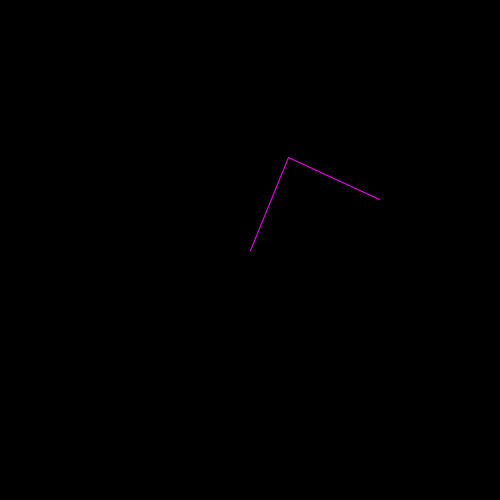
Frame 1 (no input)
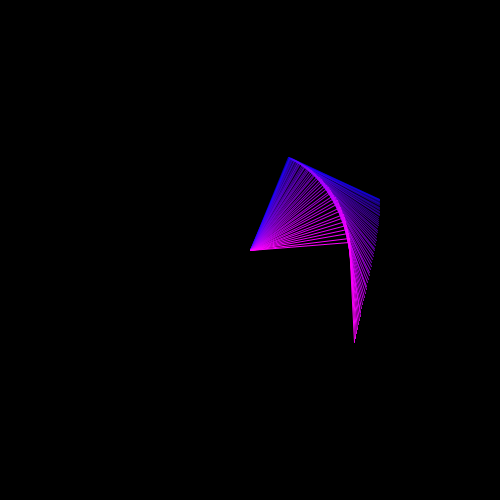
Frame 60 (the mouse pressed at the canvas centre just before this capture)
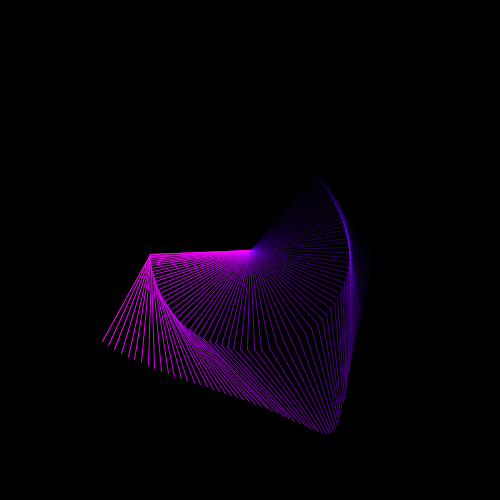
Frame 120 (the mouse held since frame 60 and released just before this capture)

The Processing sketch that drew these frames (run headless with seeded random() and noise(); from frame 60 on, the mouse is pressed at the canvas centre):

// Processing sketch: Pendulumns
// ── Pendulumns.pde
DoublePendulum pendulum;
PendulumSave pendulumSave;
float r = 255;
float g = 0;
float b = 255;
float t = 255;


void setup() {
  size(500, 500);

  float theta1 = 0.4;
  float thetadot1 = 0;
  float length1 = 100;
  float mass1 = 0.7;
  float theta2 = 2;
  float thetadot2 = 0;
  float length2 = 100;
  float mass2 = 0.5;

  pendulum = new DoublePendulum(mass1, length1, theta1, thetadot1, mass2, length2, theta2, thetadot2);
  pendulumSave = new PendulumSave();
}

void draw() {
  background(0);
  translate(width/2, height/2);

  float[] xs = pendulum.getXs();
  float[] ys = pendulum.getYs();

  pendulumSave.addPendulum(xs[1], ys[1], xs[2], ys[2], r, g, b, t);

  for (int i = 0; i < pendulumSave.pendulums.size(); i++) {
    float xs1 = pendulumSave.pendulums.get(i).get(0);
    float ys1 = pendulumSave.pendulums.get(i).get(1);
    float xs2 = pendulumSave.pendulums.get(i).get(2);
    float ys2 = pendulumSave.pendulums.get(i).get(3);
    float r = pendulumSave.pendulums.get(i).get(4);
    float g = pendulumSave.pendulums.get(i).get(5);
    float b = pendulumSave.pendulums.get(i).get(6);
    float t = pendulumSave.pendulums.get(i).get(7);
    
    stroke(r, g, b, t );
    line(0, 0, xs1, ys1 );
    line(xs1, ys1, xs2, ys2);
  }

  pendulumSave.decT();
  //pendulumSave.printPendulums();

  pendulum.updatePoints(0.1); //dt
}

// ── DoublePendulum.pde
class DoublePendulum {
  float G = -9.82;
  AttachedMass pendulum1, pendulum2;

  class AttachedMass {
    float mass; //masa
    float length; //longitud
    float theta; //angulo
    float thetadot; //velocidad angular

    AttachedMass(float mass, float length, float theta, float thetadot) {
      this.mass = mass;
      this.length = length;
      this.theta = theta;
      this.thetadot = thetadot;
    }
  }

  DoublePendulum(float mass1, float length1, float theta1, float thetadot1,
    float mass2, float length2, float theta2, float thetadot2) {
    pendulum1 = new AttachedMass(mass1, length1, theta1, thetadot1);
    pendulum2 = new AttachedMass(mass2, length2, theta2, thetadot2);
  }

  void updatePoints(float dt) { //Δt
    pendulum1.theta += pendulum1.thetadot * dt;
    pendulum2.theta += pendulum2.thetadot * dt;

    float a = (pendulum2.mass * pendulum2.length) / ((pendulum1.mass + pendulum2.mass) * pendulum1.length) * cos(pendulum1.theta - pendulum2.theta);
    float b = pendulum1.length / pendulum2.length * cos(pendulum1.theta - pendulum2.theta);
    float c = -(pendulum2.mass * pendulum2.length) / ((pendulum1.mass +pendulum2.mass) * pendulum1.length) * (pendulum2.thetadot * pendulum2.thetadot) * sin(pendulum1.theta - pendulum2.theta) - G * sin(pendulum1.theta) / pendulum1.length;
    float d = (pendulum1.length * (pendulum1.thetadot * pendulum1.thetadot) * sin(pendulum1.theta - pendulum2.theta) - G * sin(pendulum2.theta)) / pendulum2.length;
    pendulum1.thetadot += (c - a * d) / (1 - a * b) * dt;
    pendulum2.thetadot += (d - b * c) / (1 - a * b) * dt;
  }

  public PVector getCoord(AttachedMass massPoint) {
    return new PVector(massPoint.length * sin(massPoint.theta), -massPoint.length * cos(massPoint.theta));
  }

  public float[] getXs() {
    float[] xs = {0, pendulum1.length * sin(pendulum1.theta),
      pendulum1.length * sin(pendulum1.theta) + pendulum2.length * sin(pendulum2.theta)};
    return xs;
  }
  public float[] getYs() {
    float[] ys = {0, -pendulum1.length * cos(pendulum1.theta),
      -pendulum1.length * cos(pendulum1.theta) - pendulum2.length * cos(pendulum2.theta)};
    return ys;
  }

  public float K() {
    float m1 = pendulum1.mass;
    float m2 = pendulum2.mass;
    float l1 = pendulum1.length;
    float l2 = pendulum2.length;
    float theta1 = pendulum1.theta;
    float theta2 = pendulum2.theta;
    float thetadot1 = pendulum1.thetadot;
    float thetadot2 = pendulum2.thetadot;
    return 0.5 * m1 * pow(l1 * thetadot1, 2) + 0.5 * m2 * (pow(l1 * thetadot1, 2) + pow(l2 * thetadot2, 2) +
      2 * l1 * l2 * thetadot1 * thetadot2 * cos(theta1 - theta2));
  }

  public float U() {
    float m1 = pendulum1.mass;
    float m2 = pendulum2.mass;
    float l1 = pendulum1.length;
    float l2 = pendulum2.length;
    float theta1 = pendulum1.theta;
    float theta2 = pendulum2.theta;
    return -G * ((m1 + m2) * l1 * cos(theta1) + m2 * l2 * cos(theta2));
  }
}

// ── PendulumSave.pde
class PendulumSave {
  ArrayList<ArrayList<Float>> pendulums;

  PendulumSave() {
    pendulums = new ArrayList<ArrayList<Float>>();
  }

  void addPendulum(float xs1, float ys1, float xs2, float ys2, float r, float g, float b, float t) {
    ArrayList<Float> pendulumTemp = new ArrayList<Float>();
    pendulumTemp.add(xs1);
    pendulumTemp.add(ys1);
    pendulumTemp.add(xs2);
    pendulumTemp.add(ys2);
    pendulumTemp.add(r);
    pendulumTemp.add(g);
    pendulumTemp.add(b);
    pendulumTemp.add(t);

    pendulums.add(pendulumTemp);
  }

  void decT() {
    for (int i = 0; i < pendulums.size()-1; i++) {
      float r = pendulums.get(i).get(4);
      float g = pendulums.get(i).get(5);
      float b = pendulums.get(i).get(6);
      float t = pendulums.get(i).get(7);
      if (t <= 0) pendulums.remove(i);
      pendulums.get(i).set(7, t - 3); // transparencia - cantidad a rebajar por iteración
      pendulums.get(i).set(4, (r-(r/pendulums.size())));
    }
  }

  void printPendulums() {
    for (ArrayList<Float> tempList : pendulums) {
      println(tempList+","+pendulums.size());
    }
  }
}
